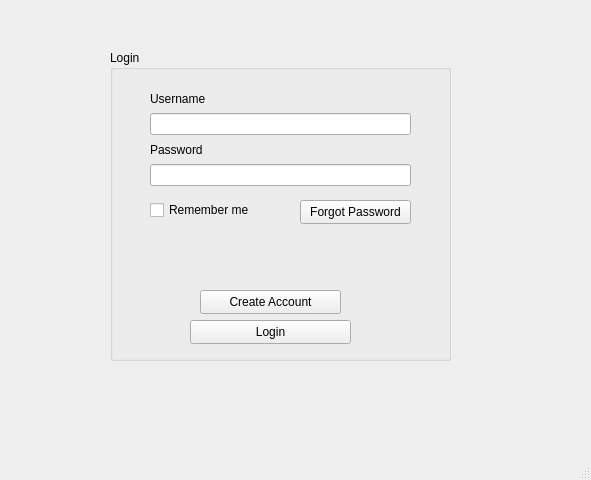
<?xml version="1.0" encoding="UTF-8"?>
<ui version="4.0">
 <class>MainWindow</class>
 <widget class="QMainWindow" name="MainWindow">
  <property name="geometry">
   <rect>
    <x>0</x>
    <y>0</y>
    <width>591</width>
    <height>480</height>
   </rect>
  </property>
  <property name="windowTitle">
   <string>MainWindow</string>
  </property>
  <widget class="QWidget" name="centralwidget">
   <widget class="QGroupBox" name="groupBox">
    <property name="geometry">
     <rect>
      <x>110</x>
      <y>50</y>
      <width>341</width>
      <height>311</height>
     </rect>
    </property>
    <property name="title">
     <string>Login</string>
    </property>
    <widget class="QPushButton" name="CreateAccountBtn">
     <property name="geometry">
      <rect>
       <x>90</x>
       <y>240</y>
       <width>141</width>
       <height>24</height>
      </rect>
     </property>
     <property name="text">
      <string>Create Account</string>
     </property>
    </widget>
    <widget class="QPushButton" name="LoginBtn">
     <property name="geometry">
      <rect>
       <x>80</x>
       <y>270</y>
       <width>161</width>
       <height>24</height>
      </rect>
     </property>
     <property name="text">
      <string>Login</string>
     </property>
    </widget>
    <widget class="QPushButton" name="ForgotPasswordBtn">
     <property name="geometry">
      <rect>
       <x>190</x>
       <y>150</y>
       <width>111</width>
       <height>24</height>
      </rect>
     </property>
     <property name="text">
      <string>Forgot Password</string>
     </property>
    </widget>
    <widget class="QCheckBox" name="RememberMeCheck">
     <property name="geometry">
      <rect>
       <x>40</x>
       <y>150</y>
       <width>111</width>
       <height>20</height>
      </rect>
     </property>
     <property name="text">
      <string>Remember me</string>
     </property>
    </widget>
    <widget class="QWidget" name="layoutWidget">
     <property name="geometry">
      <rect>
       <x>40</x>
       <y>40</y>
       <width>261</width>
       <height>96</height>
      </rect>
     </property>
     <layout class="QVBoxLayout" name="verticalLayout">
      <item>
       <widget class="QLabel" name="label">
        <property name="text">
         <string>Username</string>
        </property>
       </widget>
      </item>
      <item>
       <widget class="QLineEdit" name="lineEditUsername"/>
      </item>
      <item>
       <widget class="QLabel" name="label_2">
        <property name="text">
         <string>Password</string>
        </property>
       </widget>
      </item>
      <item>
       <widget class="QLineEdit" name="lineEditPassword">
        <property name="echoMode">
         <enum>QLineEdit::EchoMode::Password</enum>
        </property>
       </widget>
      </item>
     </layout>
    </widget>
   </widget>
  </widget>
  <widget class="QMenuBar" name="menubar">
   <property name="geometry">
    <rect>
     <x>0</x>
     <y>0</y>
     <width>591</width>
     <height>21</height>
    </rect>
   </property>
  </widget>
  <widget class="QStatusBar" name="statusbar"/>
 </widget>
 <resources/>
 <connections/>
</ui>
